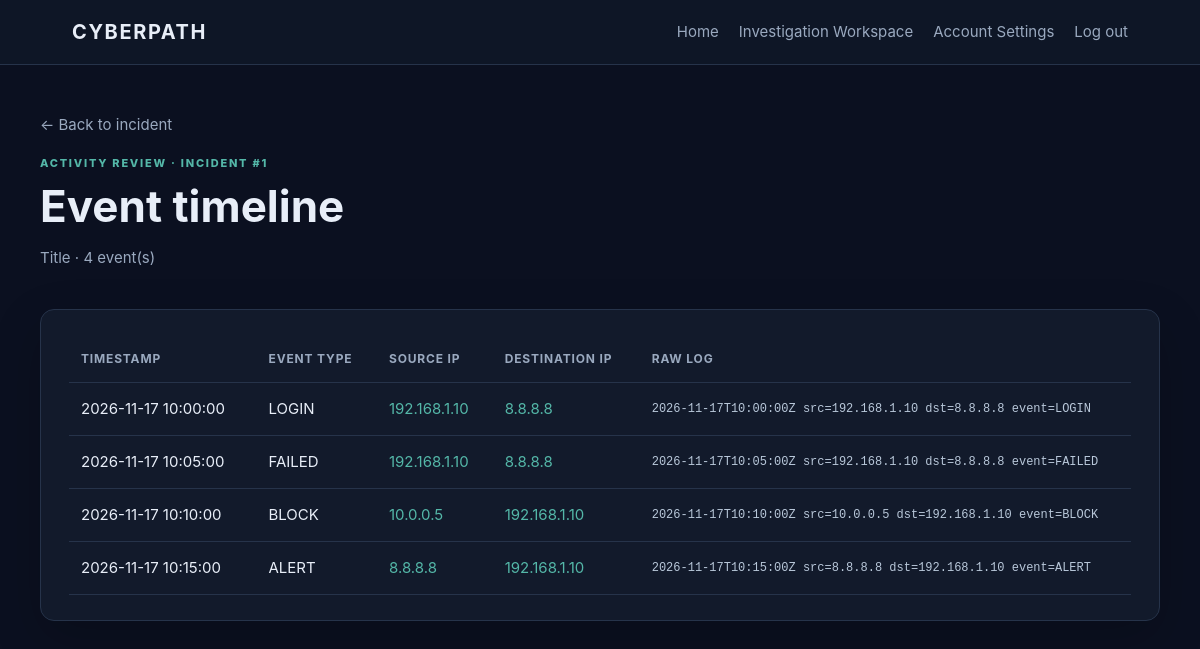
Page /incidents/1/timeline (signed in) on the committed database.
### app/models.py (models this page shows)
class Incident(db.Model):
    id = db.Column(db.Integer, primary_key=True)
    title = db.Column(db.String(160), nullable=False)
    description = db.Column(db.Text, nullable=False, default="")
    severity = db.Column(db.String(30), nullable=False, default="Medium")
    status = db.Column(db.String(30), nullable=False, default="Open")
    created_at = db.Column(db.DateTime, nullable=False, default=datetime.utcnow)
    user_id = db.Column(db.Integer, db.ForeignKey("user.id"), nullable=False, index=True)
    user = db.relationship("User", back_populates="incidents")
    log_entries = db.relationship(
        "LogEntry", back_populates="incident", cascade="all, delete-orphan"
    )
    investigation_notes = db.relationship(
        "InvestigationNote", back_populates="incident", cascade="all, delete-orphan"
    )

class LogEntry(db.Model):
    id = db.Column(db.Integer, primary_key=True)
    timestamp = db.Column(db.DateTime, nullable=False, default=datetime.utcnow)
    source_ip = db.Column(db.String(45), nullable=False)
    destination_ip = db.Column(db.String(45), nullable=False)
    event_type = db.Column(db.String(100), nullable=False)
    raw_log = db.Column(db.Text, nullable=False)
    incident_id = db.Column(
        db.Integer, db.ForeignKey("incident.id"), nullable=False, index=True
    )
    incident = db.relationship("Incident", back_populates="log_entries")

### app/routes.py (the view)
@main.route("/incidents/<int:incident_id>/timeline")
@login_required
def incident_timeline(incident_id):
    incident = get_owned_incident(incident_id)
    log_entries = LogEntry.query.join(Incident).filter(
        Incident.id == incident.id, Incident.user_id == current_user.id
    ).order_by(LogEntry.timestamp.asc(), LogEntry.id.asc()).all()
    return render_template("incident_timeline.html", incident=incident,
                           log_entries=log_entries)

### app/__init__.py (called while the page is built)
@login_manager.user_loader
def load_user(user_id):
    from app.models import User
    try:
        return db.session.get(User, int(user_id))
    except (TypeError, ValueError):
        return None

### app/routes.py (called while the page is built)
def get_owned_incident(incident_id):
    incident = Incident.query.filter_by(id=incident_id, user_id=current_user.id).first()
    if incident is None:
        abort(404)
    return incident

### app/templates/incident_timeline.html (shortened to what this page needs)
{% extends "base.html" %}
{% block content %}
<a class="back-link" href="{{ url_for('main.incident_detail', incident_id=incident.id) }}">← Back to incident</a>
<div class="page-heading"><div><p class="eyebrow">ACTIVITY REVIEW · INCIDENT #{{ incident.id }}</p><h1>Event timeline</h1><p class="muted">{{ incident.title }} · {{ log_entries|length }} event(s)</p></div></div>
<section class="panel detail-panel">
{% if log_entries %}<div class="table-wrap"><table><thead><tr><th>Timestamp</th><th>Event type</th><th>Source IP</th><th>Destination IP</th><th>Raw log</th></tr></thead><tbody>
{% for entry in log_entries %}<tr><td>{{ entry.timestamp.strftime('%Y-%m-%d %H:%M:%S') }}</td><td>{{ entry.event_type }}</td><td><a href="{{ url_for('main.ip_lookup', incident_id=incident.id, ip=entry.source_ip) }}">{{ entry.source_ip }}</a></td><td>{% if entry.destination_ip != 'Unknown' %}<a href="{{ url_for('main.ip_lookup', incident_id=incident.id, ip=entry.destination_ip) }}">{{ entry.destination_ip }}</a>{% else %}Unknown{% endif %}</td><td class="raw-log">{{ entry.raw_log }}</td></tr>{% endfor %}
</tbody></table></div>{% else %}<div class="empty-state"><h3>No events to display</h3><p>Upload a log file from the incident detail page.</p></div>{% endif %}
</section>
{% endblock %}

### app/templates/base.html (style rules this page uses)
:root { color-scheme: dark; --bg:#0b1020; --panel:#121a2b; --line:#26334a; --text:#e8eef8; --muted:#9aa9bf; --accent:#54b7a8; }
* { box-sizing:border-box; }
body { margin:0; min-height:100vh; background:var(--bg); color:var(--text); font:15px/1.6 Inter,system-ui,-apple-system,Segoe UI,sans-serif; }
a { color:var(--accent); text-decoration:none; }
.panel { padding:clamp(24px,5vw,42px); border:1px solid var(--line); border-radius:14px; background:var(--panel); box-shadow:0 18px 50px #0003; }
h1 { margin:0 0 12px; font-size:clamp(30px,5vw,44px); line-height:1.15; }
p { color:var(--muted); }
.page-heading,.section-heading,.detail-heading { display:flex; justify-content:space-between; align-items:center; gap:20px; margin-bottom:24px; }
.page-heading h1 { margin-bottom:5px; }
.eyebrow { color:var(--accent); font-size:11px; font-weight:800; letter-spacing:.16em; margin:0 0 8px; }
.panel { margin-bottom:20px; }
.table-wrap { overflow-x:auto; }
table { width:100%; border-collapse:collapse; text-align:left; }
th,td { padding:14px 12px; border-bottom:1px solid var(--line); white-space:nowrap; }
th { color:var(--muted); font-size:12px; text-transform:uppercase; letter-spacing:.07em; }
.back-link { display:inline-block; margin-bottom:18px; color:var(--muted); }
.detail-panel { padding:25px 28px; }
.muted { color:var(--muted); }
.raw-log { white-space:normal; overflow-wrap:anywhere; min-width:220px; max-width:440px; font:12px/1.5 ui-monospace,SFMono-Regular,Consolas,monospace; color:#b8c7d9; }

### rows in the picture
Incident: id "1", title "Title"
LogEntry: timestamp "2026-11-17 10:00:00", event_type "LOGIN", source_ip "192.168.1.10", destination_ip "8.8.8.8", raw_log "2026-11-17T10:00:00Z src=192.168.1.10 dst=8.8.8.8 event=LOGIN"
LogEntry: timestamp "2026-11-17 10:05:00", event_type "FAILED", source_ip "192.168.1.10", destination_ip "8.8.8.8", raw_log "2026-11-17T10:05:00Z src=192.168.1.10 dst=8.8.8.8 event=FAILED"
LogEntry: timestamp "2026-11-17 10:10:00", event_type "BLOCK", source_ip "10.0.0.5", destination_ip "192.168.1.10", raw_log "2026-11-17T10:10:00Z src=10.0.0.5 dst=192.168.1.10 event=BLOCK"
LogEntry: timestamp "2026-11-17 10:15:00", event_type "ALERT", source_ip "8.8.8.8", destination_ip "192.168.1.10", raw_log "2026-11-17T10:15:00Z src=8.8.8.8 dst=192.168.1.10 event=ALERT"

### other values in the picture
{{ log_entries|length }} "4"
